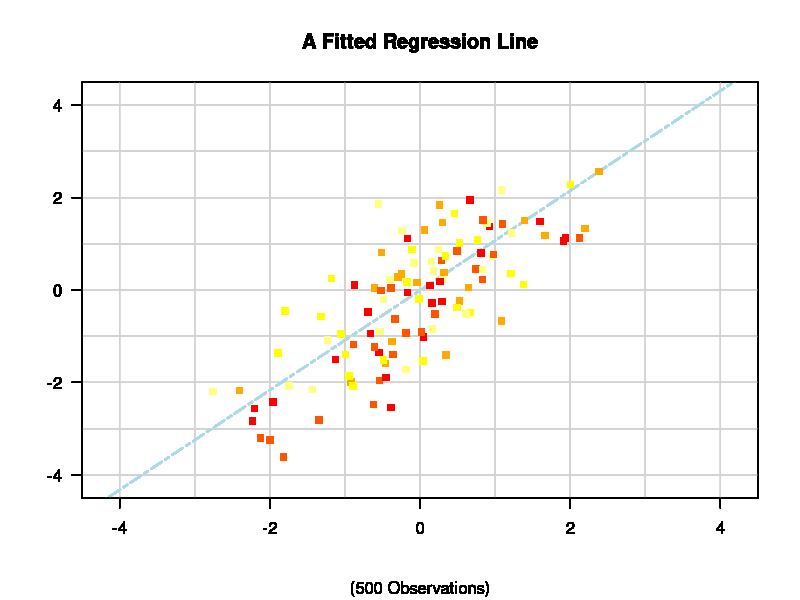

The R source for this figure: (Note: a time limit stopped this script after it produced the figure.)
x1= rnorm(500)
y1= x1+rnorm(500)
plot.new()
plot.window(xlim = c(-4.5, 4.5), xaxs = "i", ylim = c(-4.5, 4.5), yaxs = "i")
for(i in 2:200){
x =x1[1:i]
y =y1[1:i]
z = lm(y1~x1)
abline(h = -4:4, v = -4:4, col = "lightgrey")
abline(a = coef(z)[1], b = coef(z)[2], col = "lightblue", lty = 6, lwd = 2)
points(x,y, col = heat.colors(5), pch = 15, lwd = 2)
axis(1)
axis(2, las = 1)
box()
title(main = "A Fitted Regression Line")
title(sub = "(500 Observations)")
Sys.sleep(1)
}
#################
plot.new()
plot.window(xlim = c(-1,1), ylim = c(-1,1), asp =1)
x = c(-1, 1, 1, -1)
y = c(1, 1, -1, -1)
polygon(x, y, col = "gray98" )
vertex1 = c(1, 2, 3, 4)
vertex2 = c(2, 3, 4, 1)
for (z in 1:50){
x = 0.9 * x[vertex1] + 0.1 * x[vertex2]
y = 0.9 * y[vertex1] + 0.1 * y[vertex2]
polygon(x, y, col = "gray98")
Sys.sleep(1)
}
#########
x = rnorm(100)
y = runif(100)
k = sample(1:10, 10, replace = TRUE)
for (i in k){
  plot (x,y, xlab = "gamma", ylab = "r1", main = paste("patient", i , sep = " "))
  Sys.sleep(1)
  }
###########
